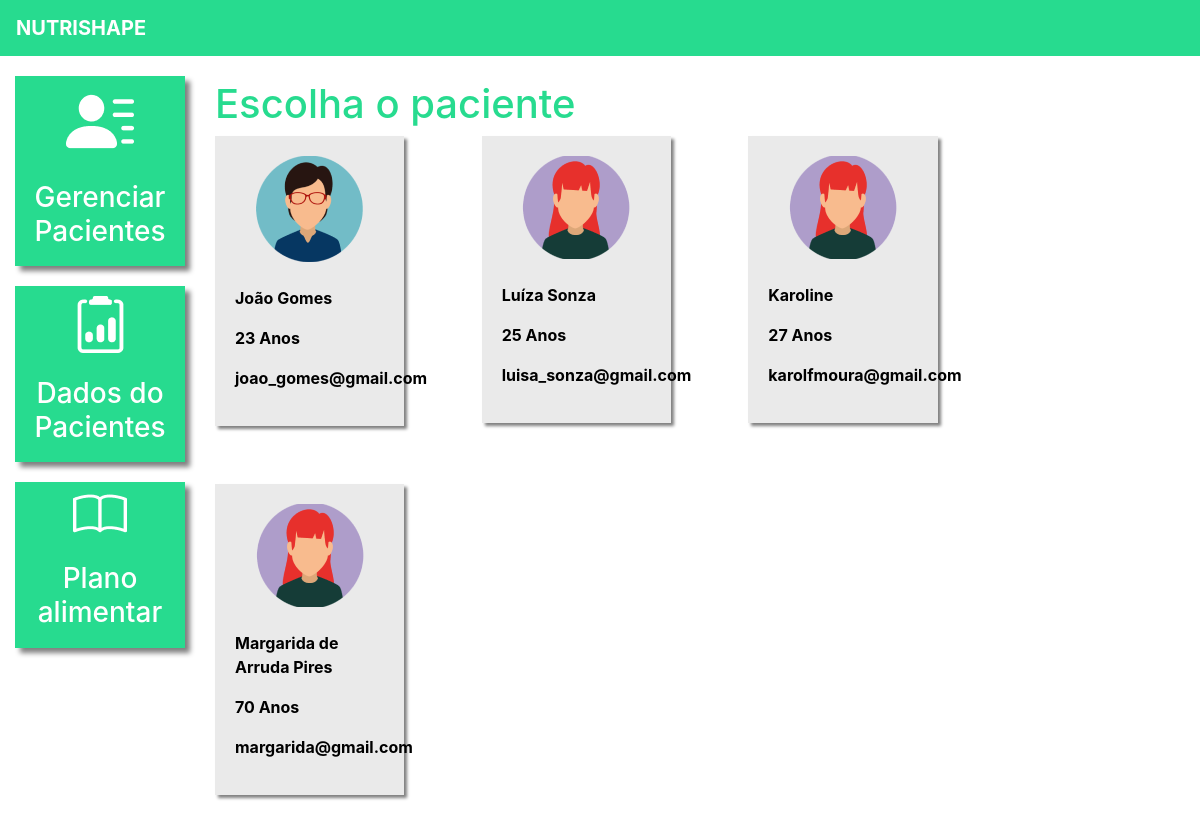
Page /dados_paciente/ (signed in) on the committed database.
### plataforma/models.py (models this page shows)
class Pacientes(models.Model):
    choices_sexo = (('F', 'Feminino'),
                    ('M', 'Maculino'))
    nome = models.CharField(max_length=50)
    sexo = models.CharField(max_length=1, choices=choices_sexo)
    idade = models.IntegerField()
    email = models.EmailField()
    telefone = models.CharField(max_length=19)
    nutri = models.ForeignKey(User, on_delete=models.CASCADE)

### plataforma/views.py (the view)
# urls.py: path('dados_paciente/',views.dados_paciente_listar, name='dados_paciente_listar'),
@login_required(login_url='/auth/login/')
def dados_paciente_listar(request):
    if request.method == 'GET':
        pacientes = Pacientes.objects.filter(nutri=request.user) #nesse caso, ferificar os pacientes que tem como o nutricionista o user logado
        return render(request, 'dados_paciente_listar.html', {'pacientes':pacientes})

### plataforma/templates/dados_paciente_listar.html (shortened to what this page needs)
{% extends 'base_pacientes.html' %}
{% load static %}
{% block 'plataforma' %}
    <br>
		<h1 class="titulo">Escolha o paciente</h1>
    <div  class="row">
        {% for paciente in pacientes%}
            <div class="col-md-4">
                <a href="{% url 'dados_paciente' paciente.id %}" class="link-hover">
                    <div class="card-paciente">
                        <div class="foto-perfil">
                            {% if paciente.sexo == "M"%}
                                <img src="{% static 'plataforma/img/perfil2.png' %}">
                            {% else %}
                                <img src="{% static 'plataforma/img/perfil1.png' %}">
                            {% endif %}
                        </div>
                        <br>
                        <p class="dados">{{paciente.nome}}</p>
                        <p class="dados">{{paciente.idade}} Anos</p>
                        <p class="dados">{{paciente.email}}</p>
                    </div>
                </a>
                <br class='whiteline'>
                <br class='whiteline'>
            </div>
        {% endfor %}
    </div>
{% endblock%}

### static/plataforma/css/plataforma.css (style rules this page uses)
.titulo { color: #27DB8F; }
.card-paciente { background-color: #EAEAEA; width: 80%; box-shadow: 3px 3px 3px gray; padding: 20px; color: black; }
.foto-perfil { text-align: center; }
.dados { font-weight: bold; }

### rows in the picture
Pacientes: nome "João Gomes", idade "23", email "joao_gomes@gmail.com"
Pacientes: nome "Luíza Sonza", idade "25", email "luisa_sonza@gmail.com"
Pacientes: nome "Karoline", idade "27", email "karolfmoura@gmail.com"
Pacientes: nome "Margarida de Arruda Pires", idade "70", email "margarida@gmail.com"
